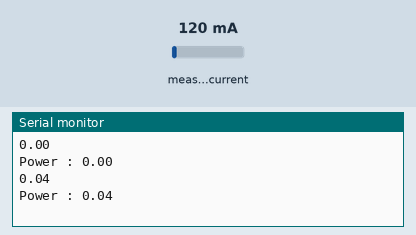
Bench run of a sketch on a simulated Arduino Uno, built with avr-gcc and run on an emulated ATmega328P. Parts: the last lines printed to the serial monitor. The inputs (shaded band) are chosen by the test bench; at power-on: measured current 120 mA.

Above: at 5.8 s.
5.9 s: measured current set to 40 mA
At 11.5 s:
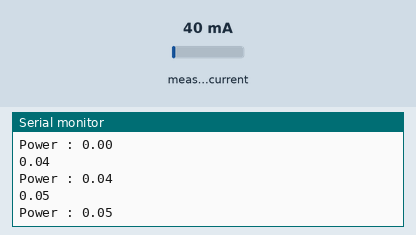
11.9 s: measured current set to 500 mA
At 16.0 s:
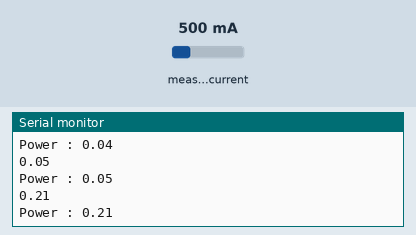

The sketch:

arduinocode.ino
```cpp
#include <ACS712.h>
char watt[5];
ACS712 sensor(ACS712_30A, A0);
unsigned long last_time =0;
unsigned long current_time =0;
float Wh =0 ;
void setup() {
  Serial.begin(115200);
  sensor.calibrate();
}
void loop() {
  float V = 230;
  float I = sensor.getCurrentAC();
  //Serial.println();
 //Serial.println(I);
  float P = V * I;
  last_time = current_time;
  current_time = millis();
  //Serial.print("Time: ");
  //Serial.println(current_time);
  Wh = Wh+  P *(( current_time -last_time) /3600000.0) ;
   dtostrf(Wh, 4, 2, watt);
Serial.write(watt);
Serial.println("");
Serial.print("Power : ");
Serial.println(watt);
  delay(5000);
}
```

Measured:
- after the input at 5.9 s, the serial monitor: prints a new line after 4.2 s (image 1)
- after the input at 11.9 s, the serial monitor: prints a new line after 3.2 s (image 2)
